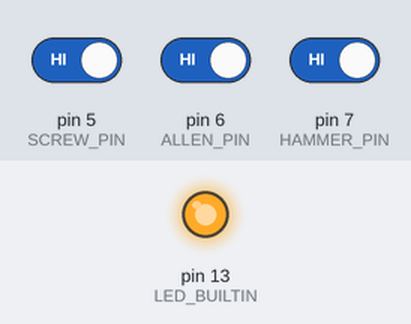
Recording of a sketch running on a simulated Arduino Uno, built with avr-gcc and run on an emulated ATmega328P. On the bench: output pins drawn as LEDs (lit = HIGH). The test bench sets the inputs (shaded band); at power-on: pin 5 (SCREW_PIN) HIGH, pin 6 (ALLEN_PIN) HIGH, pin 7 (HAMMER_PIN) HIGH. The ROS host is connected and sends only what is stated.

Above: at 1.2 s.
1.3 s: pin 5 (SCREW_PIN) driven LOW and pin 6 (ALLEN_PIN) driven LOW and pin 7 (HAMMER_PIN) driven LOW
At 2.5 s:
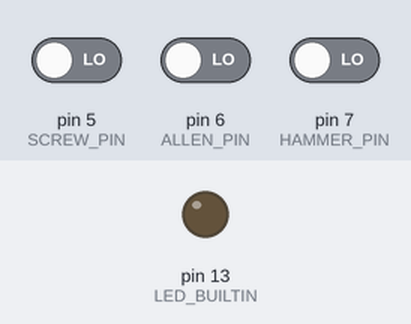
2.8 s: pin 5 (SCREW_PIN) driven HIGH
At 3.4 s:
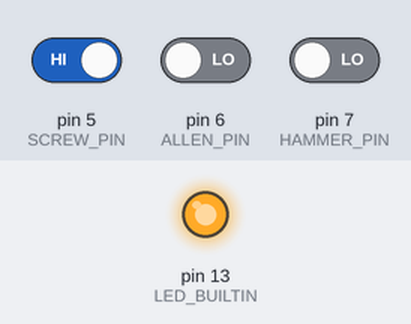
4.3 s: pin 5 (SCREW_PIN) driven LOW
At 5.3 s:
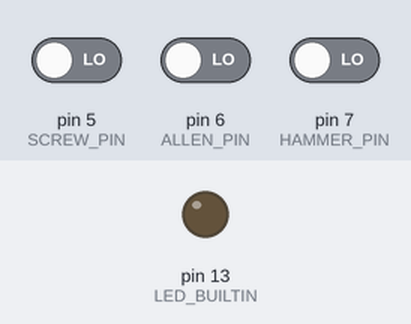
Timing chart, 0 to 7.3 s (numbered marks = the images above; inputs shaded):
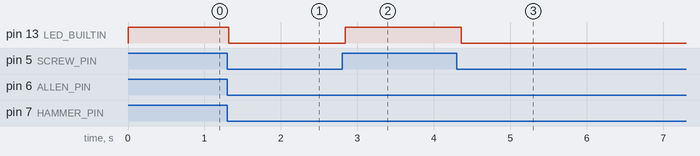

Measured:
- after the input at 1.3 s, pin 13 (LED_BUILTIN): HIGH → LOW at once
- after the input at 2.8 s, pin 13 (LED_BUILTIN): LOW → HIGH at once
- after the input at 4.3 s, pin 13 (LED_BUILTIN): HIGH → LOW after 0.06 s

The sketch:

tool_sensor_arduino.ino
```cpp
#include <ros.h>
#include <std_msgs/String.h>

#define HAMMER_PIN 7
#define ALLEN_PIN 6
#define SCREW_PIN 5

bool hammer_value;
bool allen_value;
bool screw_value;

char msg_data[15];

ros::NodeHandle node_handle;

std_msgs::String sensor_msg;

ros::Publisher sensor_publisher("ToolStatus", &sensor_msg);

void setup()
{
  pinMode(LED_BUILTIN, OUTPUT);
  pinMode(HAMMER_PIN, INPUT_PULLUP);
  pinMode(ALLEN_PIN, INPUT_PULLUP);
  pinMode(SCREW_PIN, INPUT_PULLUP);

  node_handle.initNode();
  node_handle.advertise(sensor_publisher);
}

void loop()
{
  hammer_value = digitalRead(HAMMER_PIN);
  allen_value = digitalRead(ALLEN_PIN);
  screw_value = digitalRead(SCREW_PIN);

  if (( hammer_value ) || ( allen_value ) || ( screw_value )){
    digitalWrite(LED_BUILTIN, HIGH);
  } else {
    digitalWrite(LED_BUILTIN, LOW);
  }

  sprintf(msg_data,"hammer_%i",hammer_value);
  sensor_msg.data = msg_data;
  sensor_publisher.publish( &sensor_msg );

  sprintf(msg_data,"allenkey_%i",allen_value);
  sensor_msg.data = msg_data;
  sensor_publisher.publish( &sensor_msg );

  sprintf(msg_data,"screwdriver_%i",screw_value);
  sensor_msg.data = msg_data;
  sensor_publisher.publish( &sensor_msg );

  node_handle.spinOnce();

  delay(100);
}
```
